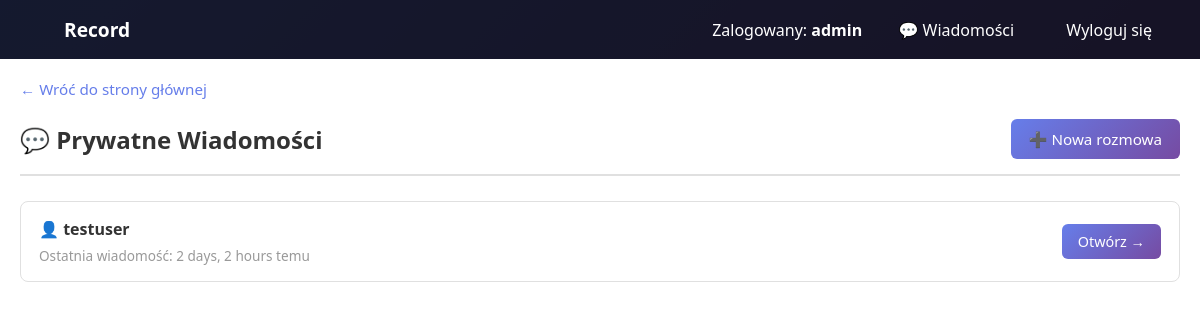
The page /private/ (signed in) on the database as committed earlier.
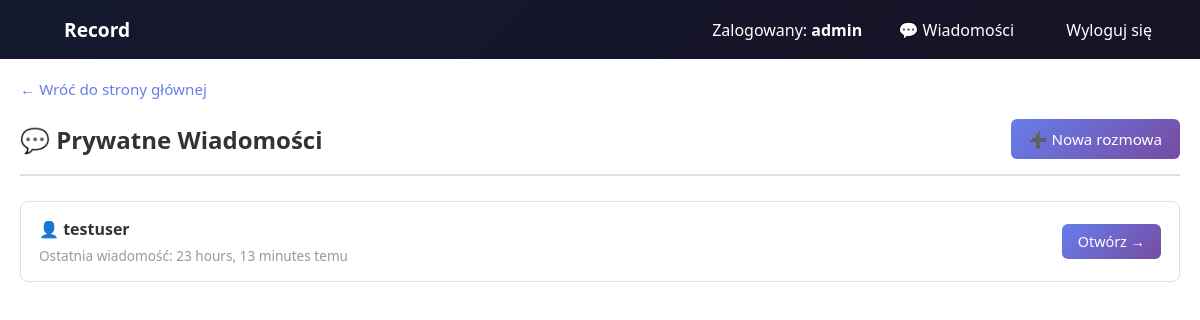
The same page on the database as committed later.
### record_app/models.py (models this page shows, shortened)
class PrivateConversation(models.Model):
    participant1 = models.ForeignKey(User, on_delete=models.CASCADE, related_name='private_conversations_as_participant1')
    participant2 = models.ForeignKey(User, on_delete=models.CASCADE, related_name='private_conversations_as_participant2')
    created_at = models.DateTimeField(auto_now_add=True)
    updated_at = models.DateTimeField(auto_now=True)
    class Meta:
        unique_together = ('participant1', 'participant2')
        verbose_name = 'Konwersacja prywatna'
        verbose_name_plural = 'Konwersacje prywatne'
        ordering = ['-updated_at']
    def get_other_user(self, user):
        if user == self.participant1:
            return self.participant2
        return self.participant1

class User(AbstractUser):
    ROLE_CHOICES = [
        ('user', 'Zwykły Użytkownik'),
        ('moderator', 'Moderator'),
        ('admin', 'Administrator'),
    ]
    role = models.CharField(
        max_length=10,
        choices=ROLE_CHOICES,
        default='user'
    )
    description = models.TextField(blank=True, null=True)
    class Meta:
        verbose_name = 'Użytkownik'
        verbose_name_plural = 'Użytkownicy'

### record_app/views.py (the view)
# urls.py: path('private/', views.private_conversations_view, name='private_conversations'),
@login_required(login_url='login')
def private_conversations_view(request):
    conversations = PrivateConversation.objects.filter(
        Q(participant1=request.user) | Q(participant2=request.user)
    ).order_by('-updated_at')
    for conversation in conversations:
        conversation.other_user = conversation.get_other_user(request.user)
    context = {
        'conversations': conversations,
    }
    return render(request, 'record_app/private_conversations.html', context)

### record_app/templates/record_app/private_conversations.html (shortened to what this page needs)
{% extends "record_app/base.html" %}
{% load static %}
{% block extra_css %}
<link rel="stylesheet" href="{% static 'css/private_messages.css' %}">
{% endblock %}
{% block content %}
<div class="record-wrapper">
    <div class="private-container">
        <a href="{% url 'home' %}" class="back-link">← Wróć do strony głównej</a>
        <div class="private-header">
            <h2>💬 Prywatne Wiadomości</h2>
            <a href="{% url 'start_private_conversation' %}">➕ Nowa rozmowa</a>
        </div>
        {% if conversations %}
        <div class="conversations-list">
            {% for conversation in conversations %}
            <div class="conversation-item">
                <div class="conversation-info">
                    <div class="conversation-username">
                        👤 {{ conversation.other_user.username }}
                    </div>
                    <div class="conversation-meta">
                        Ostatnia wiadomość: {{ conversation.updated_at|timesince }} temu
                    </div>
                </div>
                <a href="{% url 'private_chat' conversation.id %}" class="conversation-link">
                    Otwórz →
                </a>
            </div>
            {% endfor %}
        </div>
        {% else %}
        <div class="empty-message">
            <p>Nie masz jeszcze żadnych prywatnych konwersacji.</p>
            <a href="{% url 'start_private_conversation' %}">Rozpocznij nową rozmowę</a>
        </div>
        {% endif %}
    </div>
</div>
{% endblock %}

Rows that differ between the two databases and show on the page:
changed PrivateConversation "testuser": updated_at "2 days, 2 hours" → "23 hours, 13 minutes"
